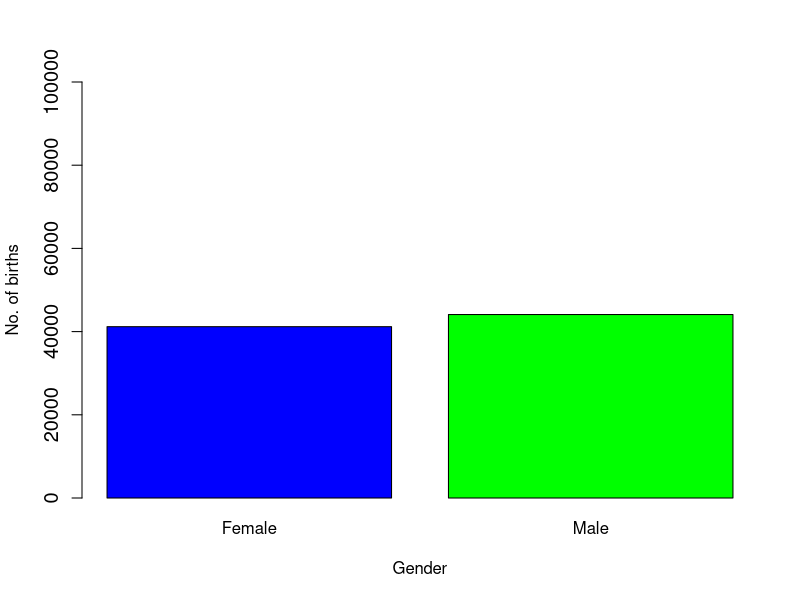

This figure's R source:
## ---- chunk 1
# load data from csv file
births <- read.csv("data/births-by-year.csv")
str(births)
## ---- chunk 2
#births <- read.csv("data/births-by-year.csv")
births$Male.Births <- as.numeric(births$Male.Births)
births$Female.Births <- as.numeric(births$Female.Births)

# subset values based on input$year from ui.R
x <- subset(births, births$Year == 1980)

plotData <- c(x$Female.Births, x$Male.Births)
options(scipen=5)

# draw the barplot with values from the select year
barplot(plotData,
        names.arg = c("Female", "Male"),
        ylim = c(0,100000),
        xlab = "Gender",
        ylab = "No. of births",
        col = c("blue", "green"),
        cex.axis = 1.2)

